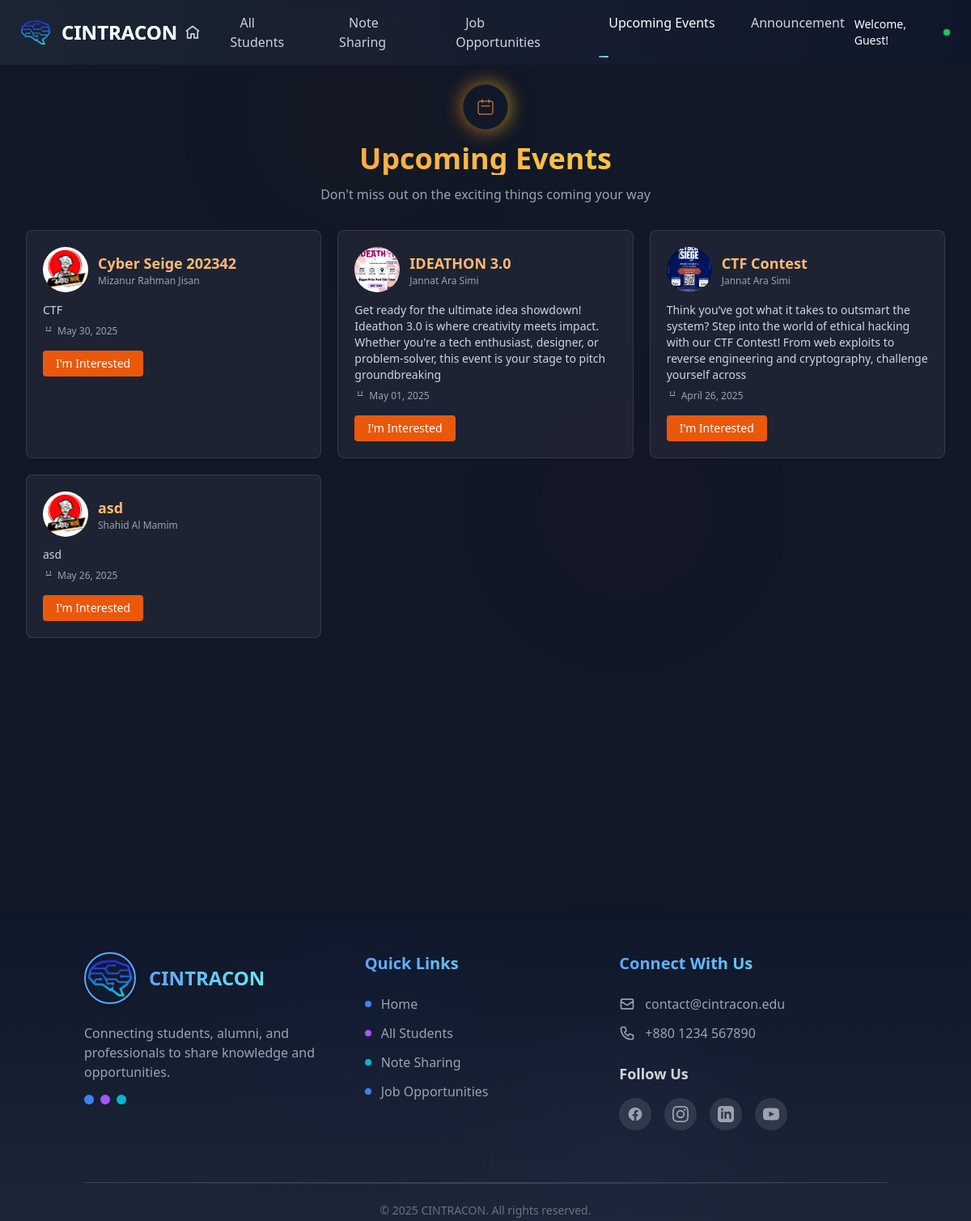
Page /upcoming-events/ on the committed database.
### upcomingevents/models.py (models this page shows, shortened)
class UpcomingEvent(models.Model):
    title = models.CharField(max_length=100)
    description = models.CharField(max_length=200)
    image = models.ImageField(upload_to='upcomingevents/', blank=True, null=True)
    date = models.DateField(blank=True, null=True)
    created_at = models.DateTimeField(auto_now=True,null=True,blank=True)
    user = models.ForeignKey(CustomUser, on_delete=models.CASCADE, related_name='upcoming_events')

### authentication/models.py (models this page shows)
class CustomUser(AbstractUser):
    username = None  # Remove the username field
    email = models.EmailField(unique=True)  # Make email unique
    full_name = models.CharField(max_length=255)
    USERNAME_FIELD = 'email'  # This tells Django to use email as the identifier
    REQUIRED_FIELDS = ['full_name']  # Email and full_name are required fields for creating a superuser
    objects = CustomUserManager() # For Custom User and admin Reg

### upcomingevents/views.py (the view)
# urls.py: path('upcoming-events/',include('upcomingevents.urls')),
def upcomingevents(request):
    events = UpcomingEvent.objects.all().order_by('-created_at')
    return render(request,'UpComingEvents/upComingEvents.html',{"events":events})

### templates/UpComingEvents/upComingEvents.html (shortened to what this page needs)
{% extends "base.html" %}
{% load static %}
{% block content %}
<div class="bg-[#111827] text-white px-4 sm:px-6 lg:px-8 pt-6 pb-2 min-h-[calc(100vh-460px)] relative overflow-hidden">
  <div class="fixed inset-0 overflow-hidden opacity-20 z-0 pointer-events-none">
    <div class="absolute top-0 left-1/4 w-72 h-72 bg-orange-900 rounded-full mix-blend-screen filter blur-3xl opacity-20 animate-float1"></div>
    <div class="absolute top-1/3 right-1/4 w-64 h-64 bg-pink-900 rounded-full mix-blend-screen filter blur-3xl opacity-20 animate-float2"></div>
    <div class="absolute bottom-0 left-1/2 w-80 h-80 bg-yellow-900 rounded-full mix-blend-screen filter blur-3xl opacity-20 animate-float3"></div>
  </div>
  <div class="relative max-w-7xl mx-auto z-10">
    <div class="text-center mb-8">
      <div class="inline-flex items-center justify-center mb-4 relative">
        <div class="w-14 h-14 rounded-full bg-gray-900 flex items-center justify-center relative z-10 border border-gray-800">
          <svg xmlns="http://www.w3.org/2000/svg" class="h-6 w-6 text-orange-400" fill="none" viewBox="0 0 24 24" stroke="currentColor">
            <path stroke-linecap="round" stroke-linejoin="round" d="M8 7V3m8 4V3m-9 8h10M5 21h14a2 2 0 002-2V7a2 2 0 00-2-2H5a2 2 0 00-2 2v12a2 2 0 002 2z" />
          </svg>
        </div>
      </div>
      <h1 class="text-3xl sm:text-4xl font-bold mb-3 bg-clip-text text-transparent bg-gradient-to-r from-orange-400 to-yellow-300">
      </h1>
      <p class="text-gray-400 text-sm sm:text-base max-w-2xl mx-auto">
        Don't miss out on the exciting things coming your way
      </p>
    </div>
    <div class="grid grid-cols-1 sm:grid-cols-2 lg:grid-cols-3 gap-5 pb-6">
      {% for event in events %}
      <div class="group relative bg-white/5 border border-white/10 rounded-lg p-5 transition-all duration-300 hover:-translate-y-1 hover:shadow-lg hover:shadow-orange-500/20 hover:border-orange-400/30">
        <div class="relative z-10">
          <div class="flex items-center mb-3 space-x-3">
            <img src="{% if event.image %}{{ event.image.url }}{% else %}{% static 'images/default-event.png' %}{% endif %}" alt="Event Image" class="w-14 h-14 rounded-full object-cover">
            <div>
              <h2 class="text-lg font-semibold text-orange-300">{{ event.title }}</h2>
              <p class="text-xs text-gray-400">{{ event.user.full_name }}</p>
            </div>
          </div>
          <p class="text-sm text-gray-300 mb-2 group-hover:text-gray-100 transition duration-300">{{ event.description }}</p>
          <p class="text-xs text-gray-400 flex items-center">
            <svg xmlns="http://www.w3.org/2000/svg" class="h-3.5 w-3.5 mr-1" fill="none" viewBox="0 0 24 24" stroke="currentColor">
              <path stroke-linecap="round" stroke-linejoin="round" stroke-width="2" d="M8 7V3m8 4V3m-9 8h10" />
            </svg>
            {{ event.date|date:"F d, Y" }}
          </p>
          <div class="flex justify-between mt-4">
            <a href="#" class="text-sm bg-orange-600 hover:bg-orange-700 text-white px-4 py-1.5 rounded transition">I'm Interested</a>
          </div>
        </div>
      </div>
      {% empty %}
      <div class="col-span-full text-center py-10">
        <p class="text-gray-400">No upcoming events available at the moment.</p>
      </div>
      {% endfor %}
    </div>
  </div>
</div>
{% endblock %}

### templates/UpComingEvents/upComingEvents.html (style rules this page uses)
.animate-float1 { animation: float1 10s ease-in-out infinite; }
.animate-float2 { animation: float2 12s ease-in-out infinite; }
.animate-float3 { animation: float3 14s ease-in-out infinite; }

### templates/base.html (style rules this page uses)
.animate-float1 { animation: float1 12s ease-in-out infinite; }
.animate-float2 { animation: float2 14s ease-in-out infinite; }
.animate-float3 { animation: float3 16s ease-in-out infinite; }

### rows in the picture
UpcomingEvent: image (picture), title "Cyber Seige 202342", user.full_name "Mizanur Rahman Jisan", description "CTF", date "May 30, 2025"
UpcomingEvent: image (picture), title "IDEATHON 3.0", user.full_name "Jannat Ara Simi", description "Get ready for the ultimate idea showdown! Ideathon 3.0 is where creativity meets impact. Whether you're a tech enthusiast, designer, or problem-solver, this event is your stage to pitch groundbreaking", date "May 01, 2025"
UpcomingEvent: image (picture), title "CTF Contest", user.full_name "Jannat Ara Simi", description "Think you’ve got what it takes to outsmart the system? Step into the world of ethical hacking with our CTF Contest! From web exploits to reverse engineering and cryptography, challenge yourself across", date "April 26, 2025"
UpcomingEvent: image (picture), title "asd", user.full_name "Shahid Al Mamim", description "asd", date "May 26, 2025"
